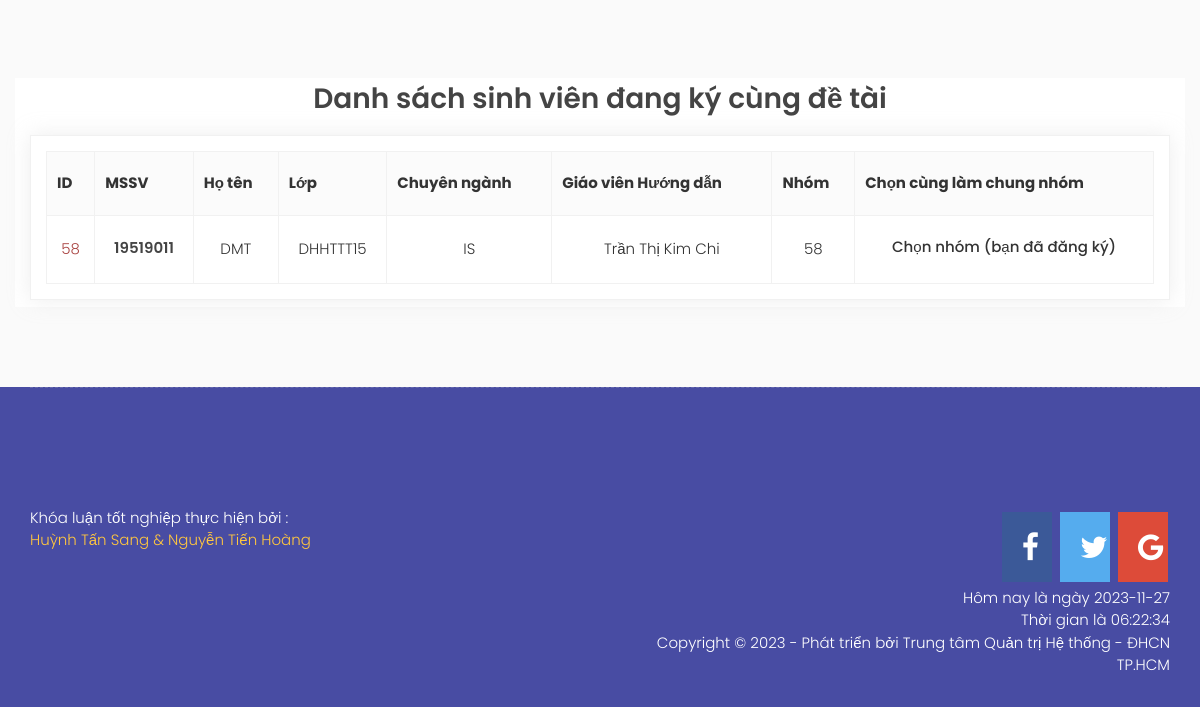
The app's page /index.php?option=thesistopic&cat=update&id=29 (signed in, lower part), older data.
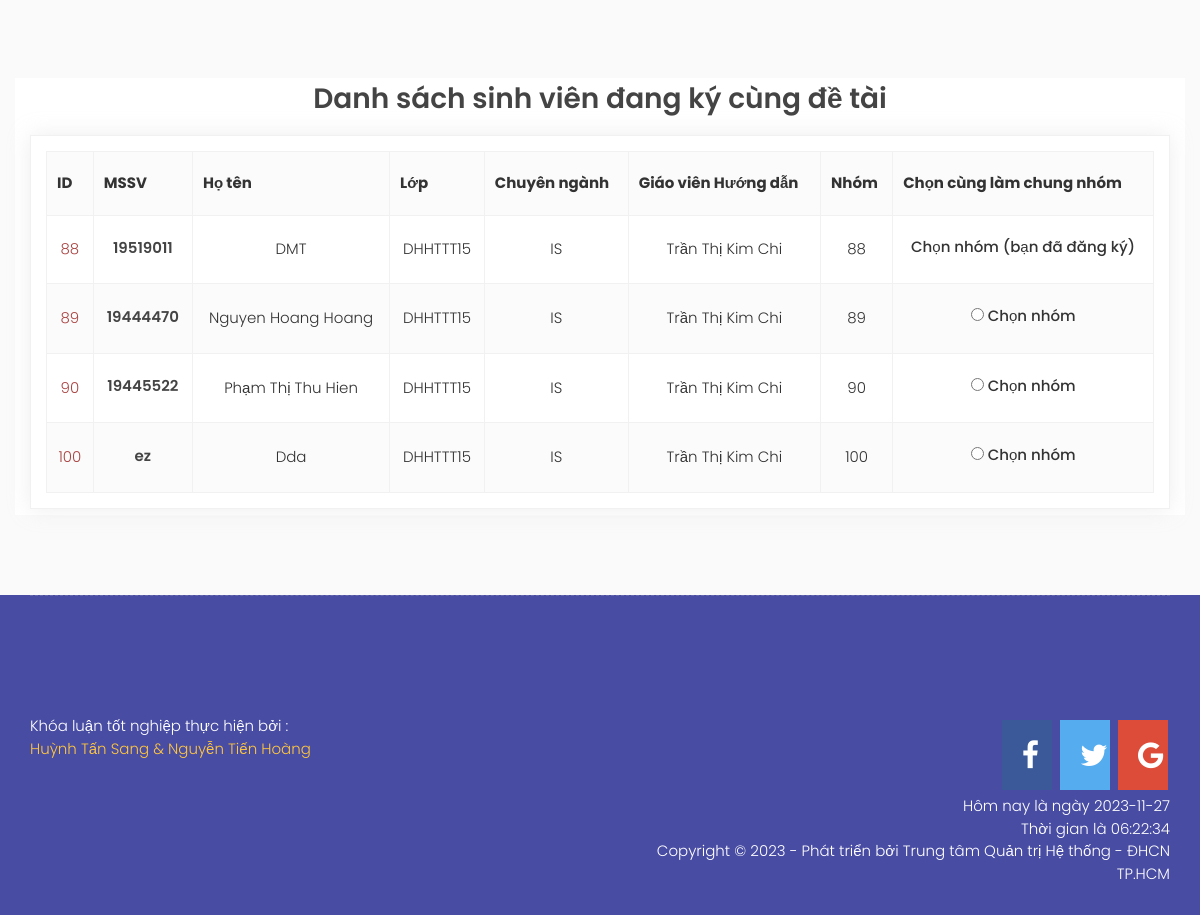
The same page, newer data.
### tables this page shows
CREATE TABLE `studentgroup` (
  `ID` int(11) NOT NULL,
  `ID1` varchar(100) NOT NULL,
  `username` varchar(255) NOT NULL,
  `FullName` varchar(255) DEFAULT NULL,
  `ClassRoom` varchar(252) NOT NULL,
  `ThesisTopicID` int(11) NOT NULL,
  `TeacherID` int(11) NOT NULL,
  `TeacherName` varchar(255) NOT NULL,
  `SubGroupID` int(11) DEFAULT NULL,
  `registertopicID` int(11) NOT NULL
);

CREATE TABLE `thesistopic` (
  `ID` int(11) NOT NULL,
  `Name` varchar(1000) DEFAULT NULL,
  `Instructors` varchar(200) DEFAULT NULL,
  `InstructorsID` int(11) DEFAULT NULL,
  `Subject` varchar(220) DEFAULT NULL,
  `SubjectID` int(11) DEFAULT NULL,
  `ThesisTopicType` varchar(220) DEFAULT NULL,
  `Description` varchar(1000) DEFAULT NULL,
  `Requirement` varchar(1000) NOT NULL,
  `SkillKnowledge` varchar(1000) NOT NULL,
  `ThesisTopicTypeID` int(11) DEFAULT NULL,
  `Status` int(11) DEFAULT NULL,
  `SupervisingTeacher` varchar(220) DEFAULT NULL,
  `SupervisingTeacherID` int(11) DEFAULT NULL
);

### system/load.php (called while the page is built, shortened)
<?php
function loadComponent($page=true)
{
	$pathView='views/';
	if($page==true)
	{
		$pathView.='pages/';
		if(isset($_REQUEST['option']))
		{
			$pathView.=$_REQUEST['option'];
			if($_REQUEST['option']=='cart')
			{
				if(isset($_REQUEST['cat']))
				{
					$pathView.='-'.$_REQUEST['cat'].'.php';
				}
				else
				{
					$pathView.='.php';
				}
			}
			else
			{
				if(isset($_REQUEST['id']))
				{
					$pathView.='-detail.php';
				}
			}
		}
		else
		{
			$pathView.='home.php';
		}
	}
	require_once($pathView);
}
function loadModel($name)
{
	$model = ucfirst(strtolower($name));
	$pathView ='models/'.$model.'.php';
	return new $model;
}
?>

### index.php (called while the page is built, shortened)
<?php
require_once('system/Database.php');
require_once('system/load.php');
loadComponent();
 ?>

### system/Database.php (called while the page is built, shortened)
<?php
 class Database extends config
 {
 	function __construct()
 	{
 		$this->conn = mysqli_connect($this->DB_SERVER,$this->DB_USERNAME,$this->DB_PASSWORD,$this->DB_NAME);
 		mysqli_set_charset($this->conn,"utf8");
 	}
 	function TableName($name)
 	{
 		return $this->dbprefix.$name;
 	}
 	function QueryOne($sql)
 	{
 		$result=mysqli_query($this->conn,$sql);
 		$row=mysqli_fetch_assoc($result);
 		return $row;
 	}
 	function QueryAll($sql)
 	{
 		$result=mysqli_query($this->conn, $sql);
 		$a=array();
 		while($row=mysqli_fetch_assoc($result))
 		{
 			$a[]=$row;
 		}
 		return $a;
 	}
 }
  ?>

### models/User.php (called while the page is built, shortened)
<?php
class User extends Database
{
	function __construct()
	{
		$this->table = $this->tablename('user');
	}
function list_user_cuss($id)
	{
		$sql="SELECT * FROM $this->table WHERE status='1' AND access='6' AND ID = '$id'";
		return $this->QueryOne($sql);
	}
}

### models/U_thesistopic.php (called while the page is built, shortened)
<?php
class u_thesistopic extends Database
{
	function __construct()
	{
		$this->table = $this->tablename('thesistopic');
	}
	function thesistopic_rowid($id)
	{
		$sql="SELECT * FROM $this->table
		WHERE id='$id'";
		return $this->QueryOne($sql);
	}
}
?>

### models/Student_group.php (called while the page is built, shortened)
<?php
 class Student_group extends Database
 {
 	function __construct()
 	{
 		$this->table = $this -> TableName('studentgroup');
 	}
 	function all_studentgroup($topicID)
    {
        $sql="SELECT * FROM $this->table WHERE ThesisTopicID = '$topicID'";
        return $this->QueryAll($sql);
    }
 }
 ?>

### views/pages/thesistopic-detail.php (the view, shortened to what this page needs)
<?php
require_once('views/header.php');
require_once ('system/load.php');
require_once ('system/Database.php');
$user = loadModel('User');
$id=$_REQUEST['id'];
$u_thesistopic= loadModel('U_thesistopic');
$row=$u_thesistopic->thesistopic_rowid($id);
$id = $_SESSION['customer_id'];
$rowUser= $user->list_user_cuss($id);
$studentgroup= loadModel('Student_group');
$listGroup=$studentgroup->all_studentgroup($row['ID']);
?>
				<section class="flight-destinations">
					<div class="container bg-white">
						<div class="row">
							<div class="account-info-wrapper">
								<h2 style="text-align:center;">Danh sách sinh viên đang ký cùng đề tài</h2>
							</div>
							<div class="col-md-12 col-sm-12">
								<div class="flight-table">
									<table>
										<thead>
											<tr>
												<th>ID</th>
												<th>MSSV</th>
												<th>Họ tên</th>
												<th>Lớp</th>
												<th>Chuyên ngành</th>
												<th>Giáo viên Hướng dẫn</th>
												<th>Nhóm</th>
												<th>Chọn cùng làm chung nhóm</th>
											</tr>
										</thead>
										<tbody>
											<?php foreach($listGroup as $row1):?>
												<?php
												$subgroup = $row1['SubGroupID'];
												if($subgroup <1){
													$subgroup = $row1['ID'];
												}
												?>
												<tr>
													<td class="text-center text-danger"><?php echo $subgroup  ?></td>
													<td class="text-center"><h6><?php echo $row1['username']  ?></td>
														<td class="text-center"><?php echo $row1['FullName']  ?></td>
														<td class="text-center"><?php echo $row1['ClassRoom']  ?></td>
														<td class="text-center"><?php echo $row['Subject']  ?></td>
														<td class="text-center"><?php echo $row1['TeacherName']  ?></td>
														<td class="text-center"><?php echo $subgroup  ?></td>
														<td class="text-center">
															<?php if($id == $row1['ID1'] ) { ?>
																<label for="<?php $subgroup ?>">Chọn nhóm (bạn đã đăng ký)</label>
															<?php } else if($subgroup > $row1['ID']) { ?>
																<?php echo $id;
																	echo $row1['ID'];
																 ?>
															<?php } else{ ?>
																<input type="radio" name="idTicket" id="<?php $subgroup  ?>" value="<?php echo $subgroup  ?>">
																<label for="<?php $subgroup  ?>">Chọn nhóm</label>
															<?php } ?>
														</td>
													</tr>
												<?php endforeach; ?>
											</tbody>
										</table>
									</div>
								</div>
							</div>
						</div>
				</section>
				<?php require_once('views/footer.php');
				?>

### views/header.php (shortened to what this page needs)
<!DOCTYPE html>
<html xmlns="http://www.w3.org/1999/xhtml" lang="zxx">
<head>
	<link href="public/Client/css/bootstrap.min.css" rel="stylesheet" type="text/css">
	<link href="public/Client/css/flight.css" rel="stylesheet" type="text/css">
	<link href="public/font/flaticon.css" rel="stylesheet" type="text/css">
	<link href="public/Client/css/plugin.css" rel="stylesheet" type="text/css">
	<link href="public/Client/css/all.min.css" rel="stylesheet" />
	<link href="public/Client/css/cssNganLuong.css" rel="stylesheet" />
</head>
<body style="background-color: #FAFAFA;">

### views/footer.php (shortened to what this page needs)
<link rel="stylesheet" href="https://cdnjs.cloudflare.com/ajax/libs/font-awesome/4.7.0/css/font-awesome.min.css">
<footer style=" background: #484CA3">
	<div class="footer-upper">
		<div class="container">
			<div class="footer-links">
			</div>
		</div>
	</div>
	<div class="copyright">
		<div class="container">
			<div class="row">
				<div class="col-xs-6">
					<div class="copyright-content">
						<p>Khóa luận tốt nghiệp thực hiện bởi :
						<br><a href="https://www.cyclonethemes.com/" target="_blank">Huỳnh Tấn Sang & Nguyễn Tiến Hoàng</a></p>
					</div>
				</div>
				<div class="col-xs-6">
					<div class="payment-content">
					<a href="#" class="fa fa-facebook"></a>
					<a href="#" class="fa fa-twitter"></a>
					<a href="#" class="fa fa-google"></a>
						<ul>
							<li>
								<?php
									echo "Hôm nay là ngày " . date("Y-m-d") . "<br>";
									echo "Thời gian là " . date("h:i:s");
								?>
							</li>
							<li>Copyright © 2023 - Phát triển bởi Trung tâm Quản trị Hệ thống - ĐHCN TP.HCM</li>
						</ul>
					</div>
				</div>
			</div>
		</div>
	</div>
</footer>
</body>
</html>

### public/Client/css/flight.css (style rules this page uses)
* { margin: 0; padding: 0; border: 0; outline: 0; font-size: 100%; background: transparent; box-sizing: border-box; }
ol, ul { list-style: none; }
header, nav, section, article, aside, footer { display: block; }
* { margin: 0; padding: 0; }
body { margin: 0; padding: 0; font-size: 15px; background:#fff; font-family: 'Poppins', sans-serif; line-height: 1.5; color: #333; font-weight: 300; }
h1,h2,h3,h4,h5,h6 { font-weight: 600; margin-bottom: 15px; color: #444444; margin-top: 0; line-height: 1.5; font-family: 'Poppins', sans-serif; }
h2 { font-size: 28px; }
h6 { font-size: 14px; }
p { margin-bottom: 15px; color: #555; }
ul { margin: 0; padding: 0; }
ul li { margin-bottom: 15px; color: #777; position: relative; }
a { color: #002147; transition: all ease-in-out 0.3s; }
section { padding: 80px 0 0px; }
label { font-weight: 500; margin-bottom: 5px; }
table { border-collapse: collapse; width: 100%; }
thead { background: #fbfbfb; }
td, th { border: 1px solid #f1f1f1; text-align: left; padding:15px 10px; }
tr:nth-child(even) { background-color: #fbfbfb; }
.bg-white { background: #fff!important; }
footer { background: #060c17; position: relative; }
.footer-links { padding: 60px 0 59px; border-top: 1px dashed #cccccc3b; position: relative; z-index: 1; }
.copyright { position: relative; z-index: 1; padding: 0px 0 30px; }
.copyright-content p { margin-bottom: 0; display: inline-block; color: #fff; }
.copyright-content a { color: #ffc63f; }
.payment-content { text-align: right; }
.payment-content li { display: inline-block; margin: 0 0px 0 10px; color: #fff; }
section.flight-destinations { padding-bottom: 80px; }
.flight-table, .flight-head { border: 1px solid #f1f1f1; box-shadow: 0px 0px 20px #cccccc57; margin-bottom: 30px; padding: 15px; display: inline-block; width: 100%; }
.flight-table:last-child { margin: 0; }
.flight-table td, .flight-table th { padding: 20px 10px; }
.flight-table h6 { margin-bottom: 3px; }

### public/Client/css/cssNganLuong.css (style rules this page uses)
h5, h6 { font-size: 1em; }

### views/footer.php (style rules this page uses)
.fa { padding: 20px; font-size: 30px; width: 50px; text-align: center; text-decoration: none; margin: 5px 2px; }
.fa-facebook { background: #3B5998; color: white; }
.fa-twitter { background: #55ACEE; color: white; }
.fa-google { background: #dd4b39; color: white; }

Row changes from the older to the newer data that the page shows:
removed studentgroup: SubGroupID "58", username "19519011", FullName "DMT", ClassRoom "DHHTTT15", ThesisTopicID.Subject "IS", TeacherName "Trần Thị Kim Chi", ID1 "Chọn nhóm (bạn đã đăng ký)"
added studentgroup: SubGroupID "88", username "19519011", FullName "DMT", ClassRoom "DHHTTT15", ThesisTopicID.Subject "IS", TeacherName "Trần Thị Kim Chi", ID1 "Chọn nhóm (bạn đã đăng ký)"
added studentgroup: SubGroupID "89", username "19444470", FullName "Nguyen Hoang Hoang", ClassRoom "DHHTTT15", ThesisTopicID.Subject "IS", TeacherName "Trần Thị Kim Chi"
added studentgroup: SubGroupID "90", username "19445522", FullName "Phạm Thị Thu Hien", ClassRoom "DHHTTT15", ThesisTopicID.Subject "IS", TeacherName "Trần Thị Kim Chi"
added studentgroup: ID "100", username "ez", FullName "Dda", ClassRoom "DHHTTT15", ThesisTopicID.Subject "IS", TeacherName "Trần Thị Kim Chi"
